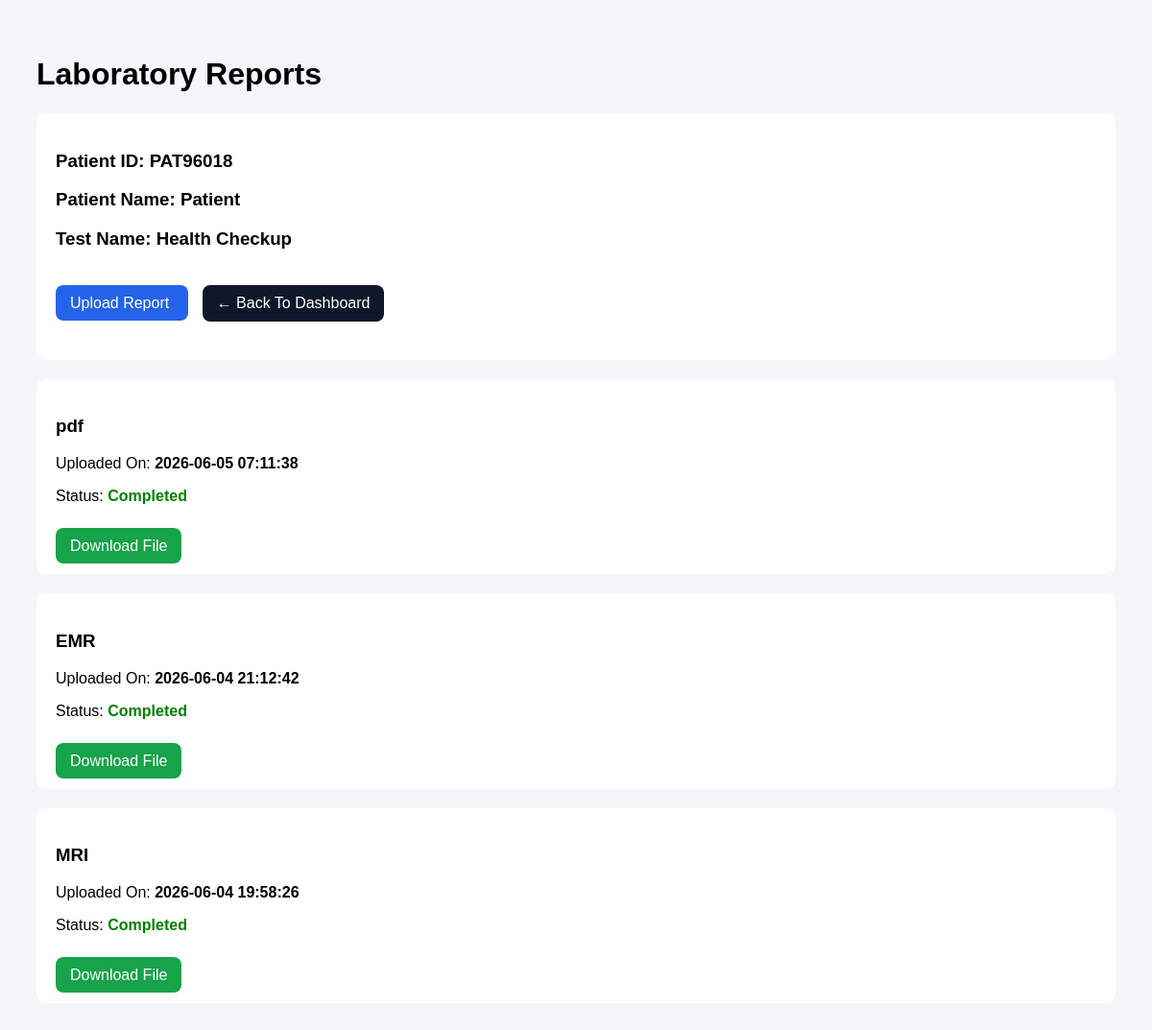
The page /view_lab_reports/LAB70848 (signed in) on the database its author committed.
### tables this page shows
CREATE TABLE laboratory (
            id INTEGER PRIMARY KEY AUTOINCREMENT,
            test_id TEXT UNIQUE,
            patient_id TEXT,
            patient_name TEXT,
            test_name TEXT,
            doctor_name TEXT,
            booking_date TEXT,
            test_date TEXT,
            test_status TEXT,
            result_status TEXT,
            technician_name TEXT,
            report_file TEXT,
            remarks TEXT
        );

CREATE TABLE laboratory_reports (
            id INTEGER PRIMARY KEY AUTOINCREMENT,
            test_id TEXT,
            patient_id TEXT,
            report_name TEXT,
            file_name TEXT,
            status TEXT DEFAULT 'Pending',
            uploaded_at TIMESTAMP DEFAULT CURRENT_TIMESTAMP
        );

### app.py (the view)
@app.route('/view_lab_reports/<test_id>')
def view_lab_reports(test_id):
    if 'user' not in session:
        return redirect(url_for('login'))
    conn = sqlite3.connect(DATABASE)
    cursor = conn.cursor()
    cursor.execute('''
        SELECT *
        FROM laboratory
        WHERE test_id=?
    ''', (test_id,))
    test = cursor.fetchone()
    cursor.execute('''
        SELECT *
        FROM laboratory_reports
        WHERE test_id=?
        ORDER BY uploaded_at DESC
    ''', (test_id,))
    reports = cursor.fetchall()
    conn.close()
    return render_template(
        'view_lab_reports.html',
        test=test,
        reports=reports
    )

### hospital_management_system/templates/view_lab_reports.html (shortened to what this page needs)
<!DOCTYPE html>
<html>
<head>
</head>
<body>
<h1>Laboratory Reports</h1>
<div class="card">
    <h3>Patient ID: {{ test[2] }}</h3>
    <h3>Patient Name: {{ test[3] }}</h3>
    <h3>Test Name: {{ test[4] }}</h3>
    <br>
    <a
        href="{{ url_for('upload_lab_report', test_id=test[1]) }}"
        class="btn upload"
        style="margin-right:15px;"
    >
        Upload Report
    </a>
    <a href="{{ url_for('lab_dashboard') }}" class="btn" style=" background:#0f172a; margin-bottom:20px; display:inline-block; "> ← Back To Dashboard </a>
</div>
{% if reports %}
    {% for report in reports %}
    <div class="card">
        <h3>{{ report[3] }}</h3>
        <p>
            Uploaded On:
            <strong>
                {{ report[6] }}
            </strong>
        </p>
        <p>
            Status:
            {% if report[5] == 'Completed' %}
                <span class="completed">
                    Completed
                </span>
            {% else %}
                <span class="pending">
                    Pending
                </span>
            {% endif %}
        </p>
        {% if report[4] %}
            <br>
            <a
                href="{{ url_for('download_lab_report', filename=report[4]) }}"
                class="btn download"
            >
                Download File
            </a>
        {% endif %}
    </div>
    {% endfor %}
{% else %}
    <div class="card">
        <h3>No Reports Uploaded Yet</h3>
    </div>
{% endif %}
</body>
</html>

### hospital_management_system/templates/view_lab_reports.html (style rules this page uses)
body { font-family:Arial; background:#f4f6f9; padding:30px; }
.card { background:white; padding:20px; border-radius:10px; margin-bottom:20px; }
.btn { padding:10px 15px; border:none; border-radius:8px; cursor:pointer; color:white; text-decoration:none; }
.upload { background:#2563eb; }
.download { background:#16a34a; }
.completed { color:green; font-weight:bold; }

### rows shown on the page
laboratory: patient "PAT96018", patient_name "Patient", test_name "Health Checkup"
laboratory_reports: report_name "pdf", uploaded_at "2026-06-05 07:11:38", status "Completed"
laboratory_reports: report_name "EMR", uploaded_at "2026-06-04 21:12:42", status "Completed"
laboratory_reports: report_name "MRI", uploaded_at "2026-06-04 19:58:26", status "Completed"
